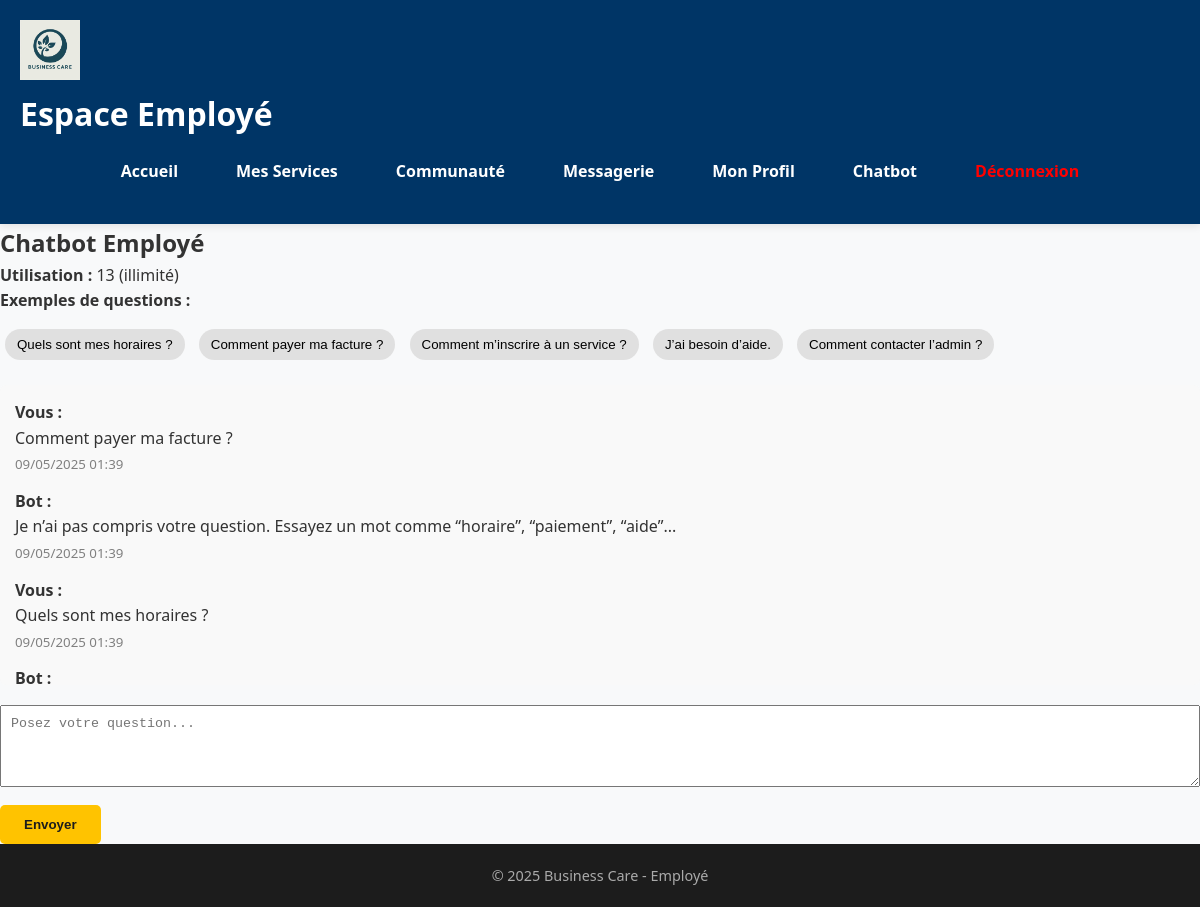
The page /employee/chatbot.php (signed in) on the database its author committed.
### tables this page shows
CREATE TABLE `chat_logs` (
  `id` int(11) NOT NULL,
  `user_id` int(11) NOT NULL,
  `question` text NOT NULL,
  `created_at` timestamp NOT NULL DEFAULT CURRENT_TIMESTAMP
);

### employee/chatbot.php (the view, shortened to what this page needs)
<?php
include 'includes/header.php';
$user_id = $_SESSION['user_id'];
$company_id = $_SESSION['company_id'];
$stmt = $pdo->prepare("SELECT employees FROM companies WHERE id = ?");
$stmt->execute([$company_id]);
$company = $stmt->fetch();
$nb_employees = $company['employees'] ?? 0;
$question_limit = null;
$stmt = $pdo->query("SELECT * FROM pricing ORDER BY employee_min ASC");
$pricing = $stmt->fetchAll();
foreach ($pricing as $p) {
    if ($nb_employees >= $p['employee_min'] && (is_null($p['employee_max']) || $nb_employees <= $p['employee_max'])) {
        if ($p['pack'] === 'starter') $question_limit = 6;
        elseif ($p['pack'] === 'pro') $question_limit = 20;
        else $question_limit = null;
        break;
    }
}
$stmt = $pdo->prepare("SELECT COUNT(*) FROM chat_logs WHERE user_id = ?");
$stmt->execute([$user_id]);
$questions_used = (int)$stmt->fetchColumn();
$limit_reached = $question_limit !== null && $questions_used >= $question_limit;
$stmt = $pdo->prepare("SELECT * FROM chat_logs WHERE user_id = ? ORDER BY created_at DESC");
$stmt->execute([$user_id]);
$history = $stmt->fetchAll();
?>
<main class="form-section">
    <h2>Chatbot Employé</h2>
    <p><strong>Utilisation :</strong> <?= $questions_used ?><?php if ($question_limit !== null): ?> / <?= $question_limit ?><?php else: ?> (illimité)<?php endif; ?></p>
    <div style="margin-bottom: 20px;">
        <strong>Exemples de questions :</strong><br>
        <div style="margin-top: 10px;">
            <?php foreach (['Quels sont mes horaires ?', 'Comment payer ma facture ?', 'Comment m’inscrire à un service ?', 'J’ai besoin d’aide.', 'Comment contacter l’admin ?'] as $q): ?>
                <button onclick="document.getElementById('questionBox').value = '<?= $q ?>';" style="margin: 5px; padding: 8px 12px; border: none; background: #e0e0e0; border-radius: 20px; cursor: pointer;"><?= $q ?></button>
            <?php endforeach; ?>
        </div>
    </div>
    <div style="background: #f9f9f9; padding: 15px; border-radius: 6px; max-height: 300px; overflow-y: auto;">
        <?php if (empty($history)): ?>
            <p>Aucune conversation pour l’instant.</p>
        <?php else: ?>
            <?php foreach ($history as $msg): ?>
                <div style="margin-bottom: 12px;">
                    <strong><?= str_starts_with($msg['question'], '[BOT]') ? 'Bot' : 'Vous' ?> :</strong><br>
                    <?= nl2br(htmlspecialchars(str_replace('[BOT] ', '', $msg['question']))) ?><br>
                    <small style="color: gray;"><?= date('d/m/Y H:i', strtotime($msg['created_at'])) ?></small>
                </div>
            <?php endforeach; ?>
        <?php endif; ?>
    </div>
    <?php if ($limit_reached): ?>
        <div style="margin-top: 20px; padding: 15px; background: #f8d7da; color: #721c24; border-left: 5px solid #dc3545; border-radius: 5px;">
            Vous avez atteint la limite de questions autorisées par votre abonnement.
        </div>
    <?php else: ?>
        <form method="POST" style="margin-top: 20px;">
            <textarea name="question" id="questionBox" rows="4" placeholder="Posez votre question..." style="width: 100%; padding: 10px;" required></textarea>
            <button type="submit" class="cta-button" style="margin-top: 10px;">Envoyer</button>
        </form>
    <?php endif; ?>
</main>
<?php include 'includes/footer.php'; ?>

### assets/css/style.css (style rules this page uses)
* { margin: 0; padding: 0; box-sizing: border-box; }
:root { --primary: #003566; --secondary: #ffc300; --light: #f8f9fa; --dark: #1c1c1c; --text: #333; --accent: #0077b6; }
html, body { height: 100%; display: flex; flex-direction: column; }
body { font-family: 'Segoe UI', Tahoma, Geneva, Verdana, sans-serif; background-color: var(--light); color: var(--text); line-height: 1.6; }
.cta-button { background-color: var(--secondary); color: var(--dark); padding: 12px 24px; border: none; text-decoration: none; font-weight: bold; border-radius: 5px; transition: background 0.3s ease; }

### rows shown on the page
chat_logs: shows "Vous", question "Comment payer ma facture ?", created_at "09/05/2025 01:39"
chat_logs: shows "Bot", question "Je n’ai pas compris votre question. Essayez un mot comme “horaire”, “paiement”, “aide”...", created_at "09/05/2025 01:39"
chat_logs: shows "Vous", question "Quels sont mes horaires ?", created_at "09/05/2025 01:39"
chat_logs: shows "Bot"

### other values the page prints
$questions_used "13"
$q "Quels sont mes horaires ?"
$q "Comment payer ma facture ?"
$q "Comment m’inscrire à un service ?"
$q "J’ai besoin d’aide."
$q "Comment contacter l’admin ?"
